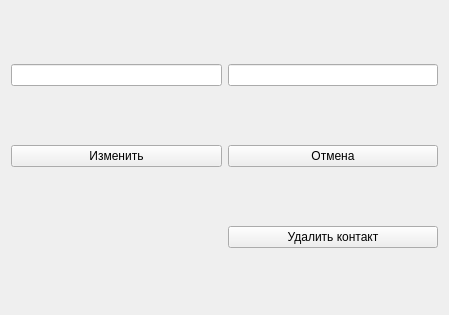
<?xml version="1.0" encoding="UTF-8"?>
<ui version="4.0">
 <class>updateContact</class>
 <widget class="QWidget" name="updateContact">
  <property name="geometry">
   <rect>
    <x>0</x>
    <y>0</y>
    <width>449</width>
    <height>315</height>
   </rect>
  </property>
  <property name="windowTitle">
   <string>Form</string>
  </property>
  <layout class="QGridLayout" name="gridLayout">
   <item row="0" column="2">
    <widget class="QLineEdit" name="firstName"/>
   </item>
   <item row="0" column="1">
    <widget class="QLineEdit" name="family"/>
   </item>
   <item row="2" column="1">
    <widget class="QPushButton" name="update">
     <property name="text">
      <string>Изменить</string>
     </property>
    </widget>
   </item>
   <item row="2" column="2">
    <widget class="QPushButton" name="decline">
     <property name="text">
      <string>Отмена</string>
     </property>
    </widget>
   </item>
   <item row="3" column="2">
    <widget class="QPushButton" name="deleteContact">
     <property name="text">
      <string>Удалить контакт</string>
     </property>
    </widget>
   </item>
  </layout>
 </widget>
 <resources/>
 <connections/>
</ui>
